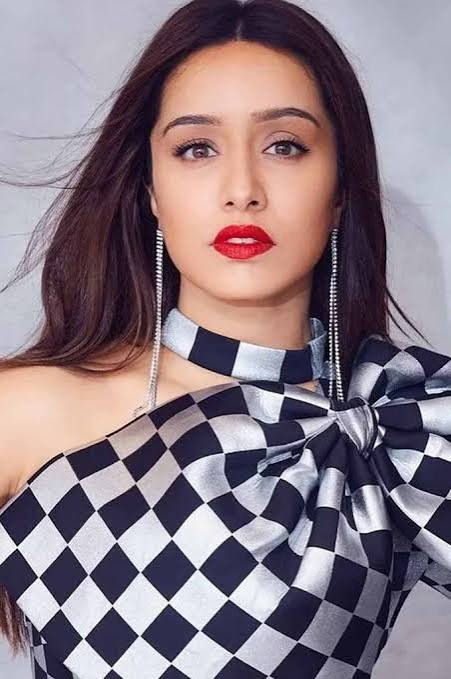
#> input picture avtars/images (1).jfif, 451 x 679 px
$ python -i face_tracker.py   (imports and definitions only)
#> lines starting #> are read from the running program, lines starting #| are printed output that depends on the picture
"""Find the main viewer's face and turn it into a stable, normalized target.

Output coordinates: x, y in [-1, 1] relative to the frame centre (+x = right side of the
camera image, +y = down), and `size` = face width / frame width. Presence uses hysteresis
so a missed detection or a person briefly turning away does not flip the avatar to idle.
"""
import logging
import time
from pathlib import Path

import cv2

log = logging.getLogger("vision.tracker")


class YuNetDetector:
    name = "yunet"

    def __init__(self, model: Path, width, height):
        self.net = cv2.FaceDetectorYN.create(str(model), "", (width, height), 0.7, 0.3, 50)

    # [5 lines left out: function detect, not called in this run]


class HaarDetector:
    """Fallback bundled with OpenCV: no download needed, faster, but noisier."""
    name = "haar"

    def __init__(self):
        self.cascade = cv2.CascadeClassifier(cv2.data.haarcascades + "haarcascade_frontalface_default.xml")
        if self.cascade.empty():
            raise RuntimeError("Haar face cascade unavailable")

    def detect(self, frame):
        gray = cv2.equalizeHist(cv2.cvtColor(frame, cv2.COLOR_BGR2GRAY))
        found = self.cascade.detectMultiScale(gray, 1.15, 5, minSize=(30, 30))
        return [(float(x), float(y), float(w), float(h), 1.0) for x, y, w, h in found]


# [9 lines left out: function make_detector, not called in this run]


class FaceTracker:
    # [55 lines left out: functions __init__, update, state, not called in this run]

>>> import cv2
>>> picture = cv2.imread('../../../avtars/images (1).jfif')
#> picture is the input picture: shape (679, 451, 3); mean B, G, R 132.2, 122.8, 138
>>> result = HaarDetector().detect(picture)
#> in detect, `gray = cv2.equalizeHist(cv2.cvtColor(frame, cv2.COLOR_BGR2GRAY))`:
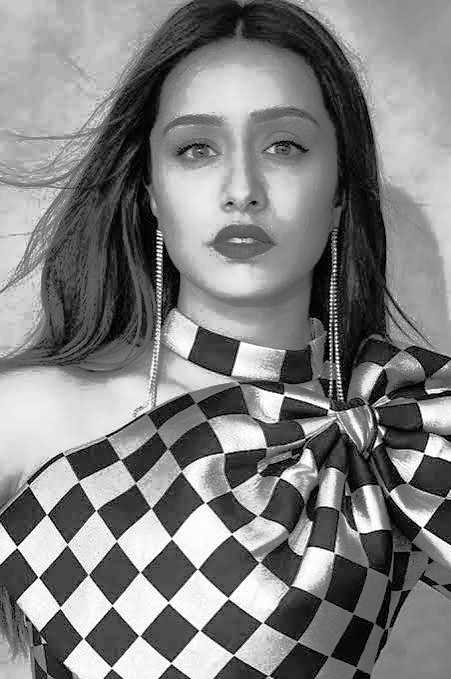
#> gray: shape (679, 451); min 0, max 255, mean 128.3
#> in detect, `found = self.cascade.detectMultiScale(gray, 1.15, 5, minSize=(30, 30))`: found = [[121, 54, 240, 240]]
#> result = [(121, 54, 240, 240, 1)]

$ run again, on avtars/images (2).jfif
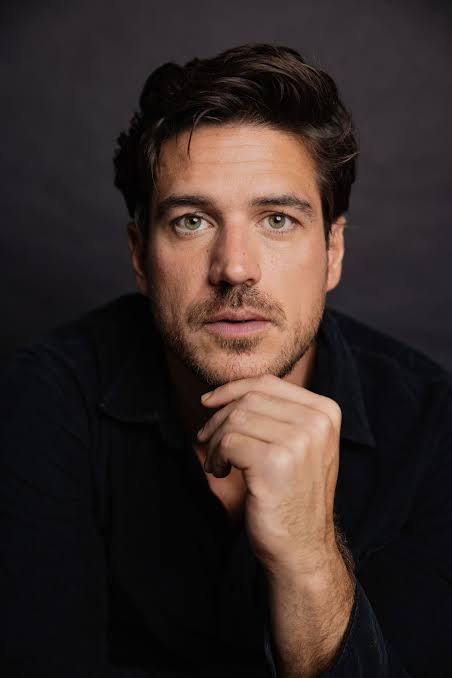
#> input picture avtars/images (2).jfif, 452 x 678 px
#> picture is the input picture: shape (678, 452, 3); mean B, G, R 39.8, 42.9, 55.2
#> in detect, `gray = cv2.equalizeHist(cv2.cvtColor(frame, cv2.COLOR_BGR2GRAY))`:
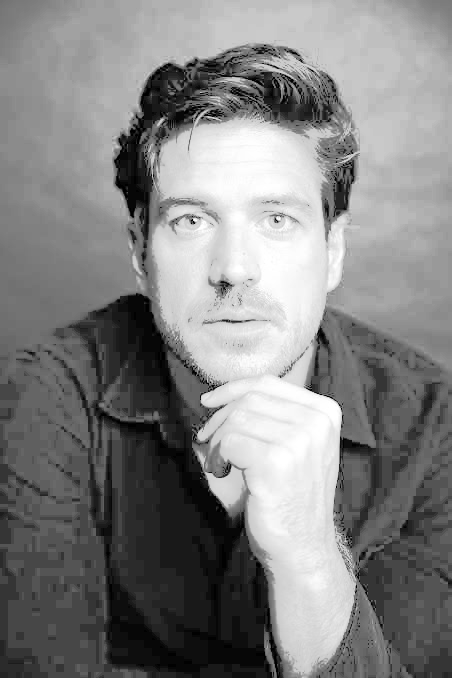
#> gray: shape (678, 452); min 0, max 255, mean 130.1
#> found = [[264, 555, 108, 108], [117, 126, 238, 238]]
#> result = [(264, 555, 108, 108, 1), (117, 126, 238, 238, 1)]

$ run again, on avtars/India_PM_Narendra_Modi-2.jfif
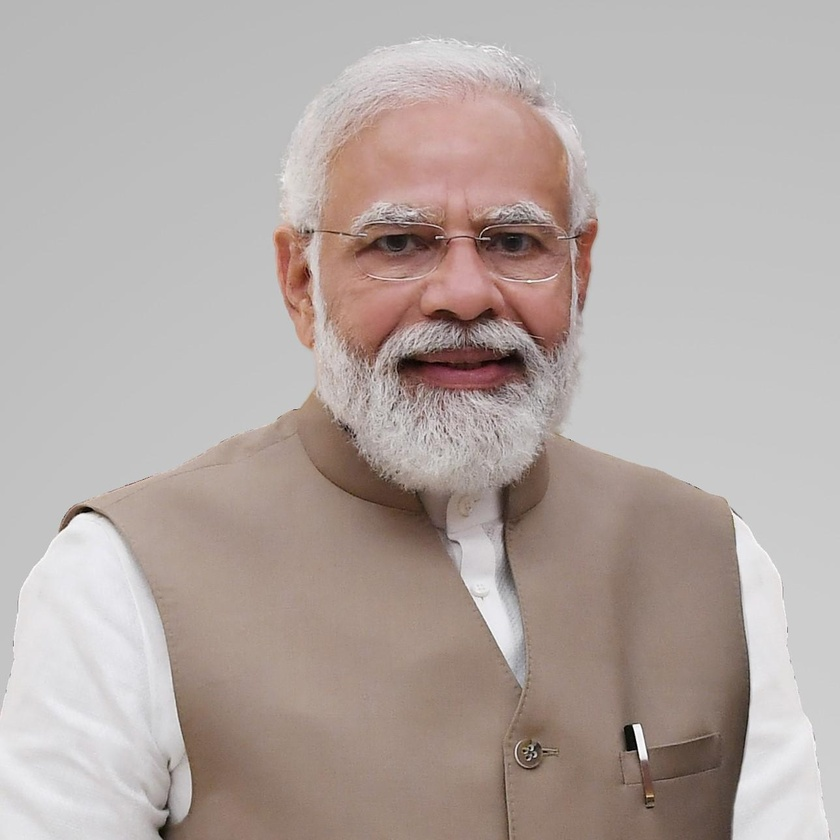
#> input picture avtars/India_PM_Narendra_Modi-2.jfif, 840 x 840 px, shrunk from 1288 x 1289 before the run
#> picture is the input picture: shape (840, 840, 3); mean B, G, R 163.7, 168.1, 179.1
#> in detect, `gray = cv2.equalizeHist(cv2.cvtColor(frame, cv2.COLOR_BGR2GRAY))`:
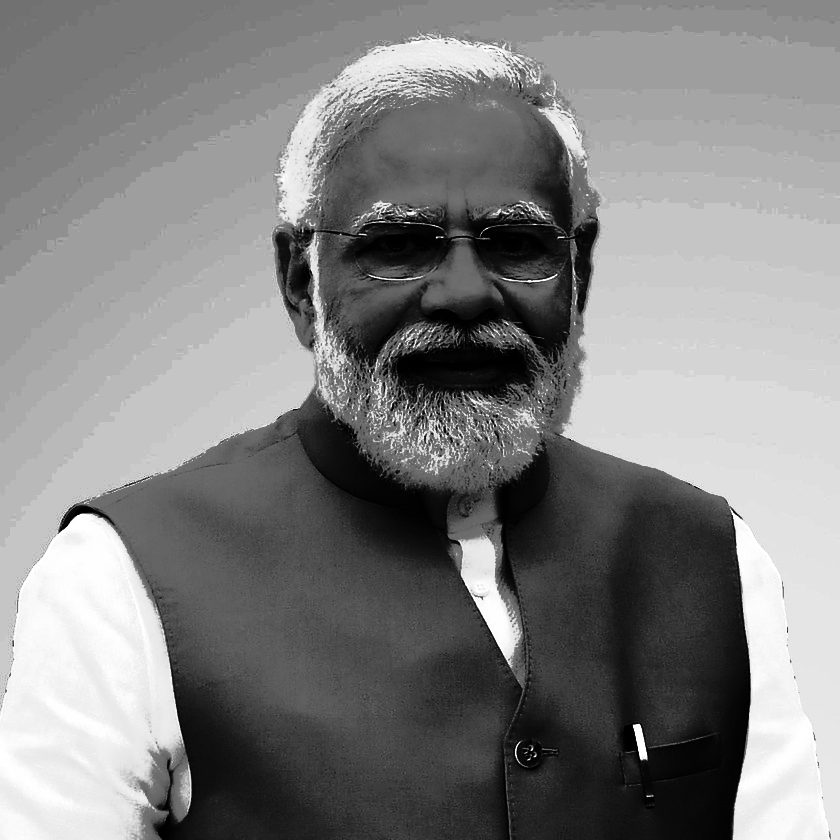
#> gray: shape (840, 840); min 0, max 255, mean 129.6
#> found = [[307, 129, 306, 306]]
#> result = [(307, 129, 306, 306, 1)]

$ run again, on avtars/alia.jfif
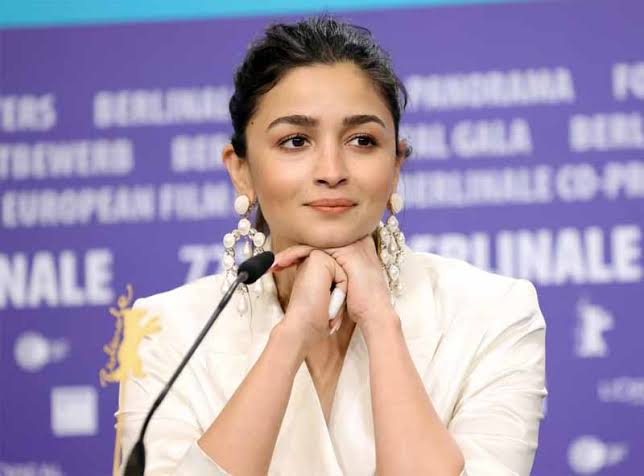
#> input picture avtars/alia.jfif, 644 x 476 px
#> picture is the input picture: shape (476, 644, 3); mean B, G, R 178.6, 151.4, 165.7
#> in detect, `gray = cv2.equalizeHist(cv2.cvtColor(frame, cv2.COLOR_BGR2GRAY))`:
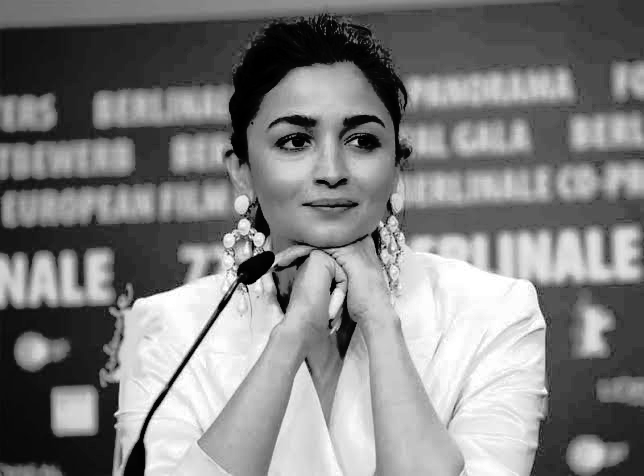
#> gray: shape (476, 644); min 0, max 255, mean 128.4
#> found = [[236, 64, 184, 184]]
#> result = [(236, 64, 184, 184, 1)]
